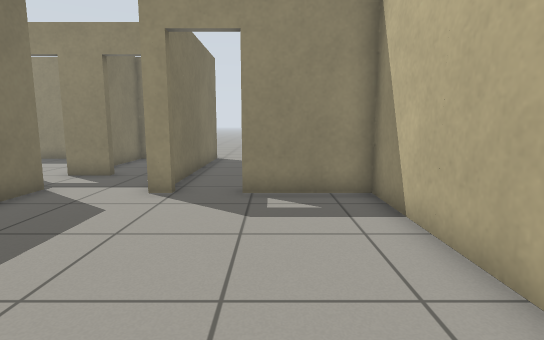
[1] (above)

16 first-person views from a walk through a world built for the Gazebo simulator. The camera is 0.87 m above the floor, tilts 8° down and sees 80° across. The floor is counted in squares, 0.5 m on a side. Each view is taken from the middle of a square. On the plan, view 1 faces up. The plan holds only what a view shows up to about 16 squares ahead; the rest is blank.

[2]
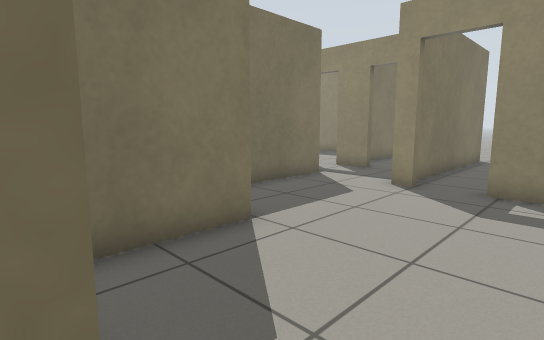

[3]
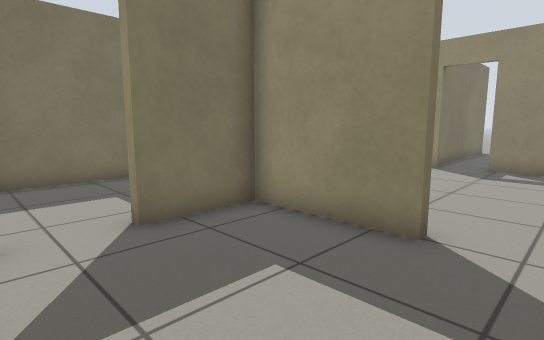

[4]
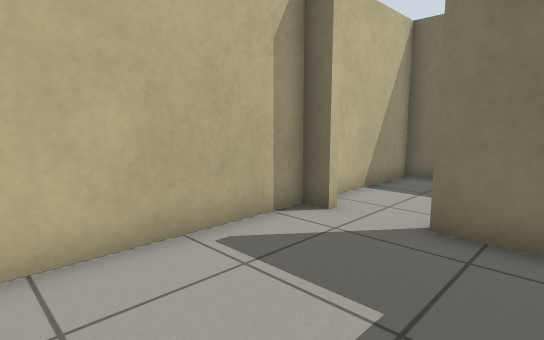

[5]
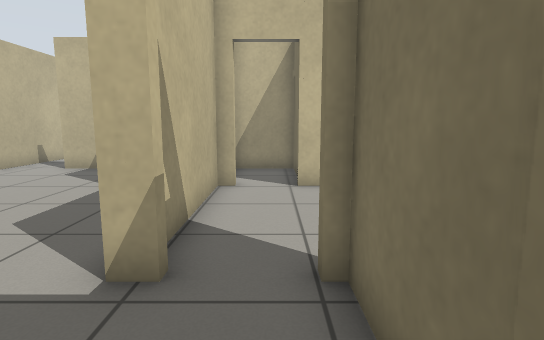

[6]
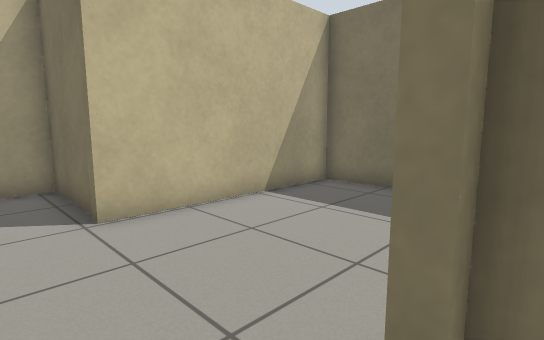

[7]
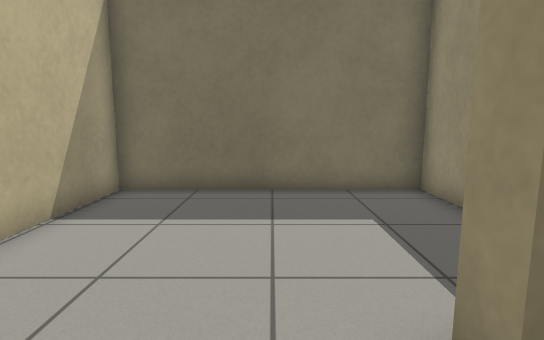

[8]
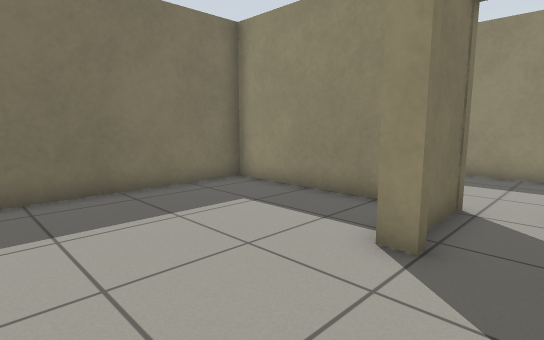

[9]
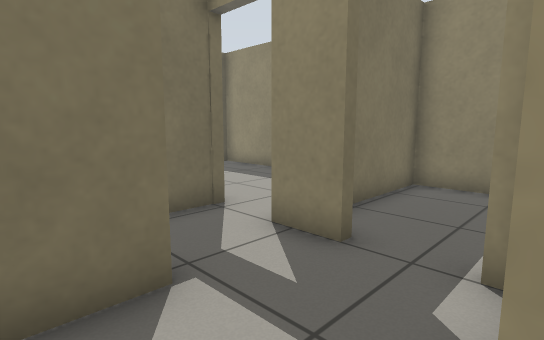

[10]
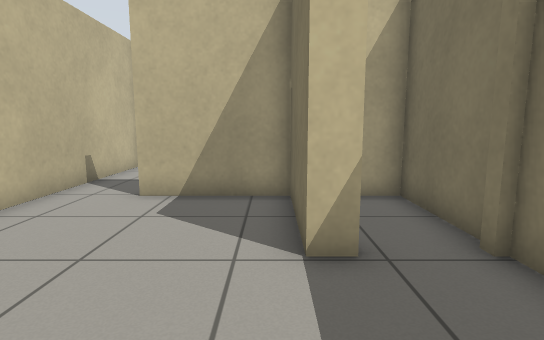

[11]
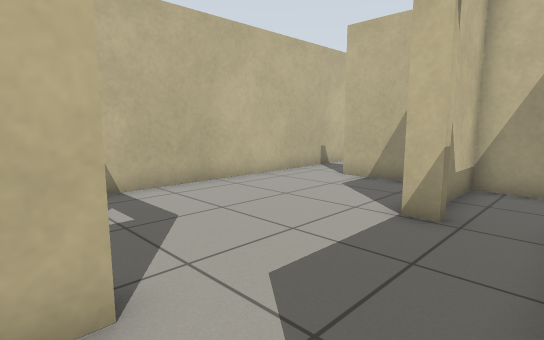

[12]
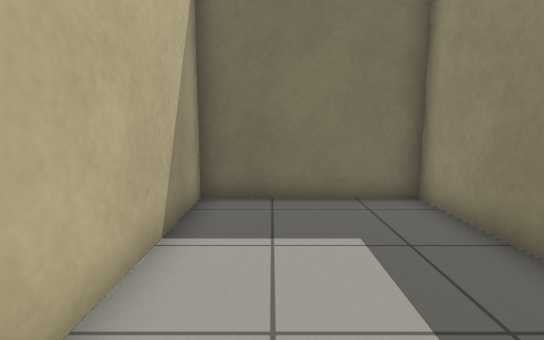

[13]
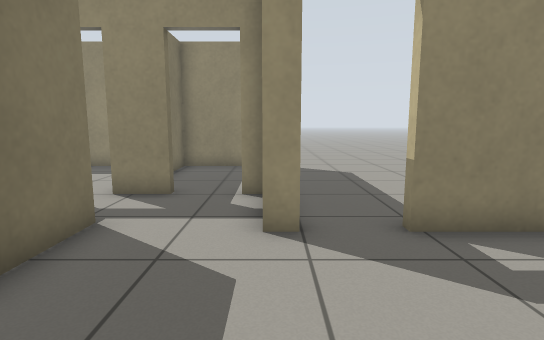

[14]
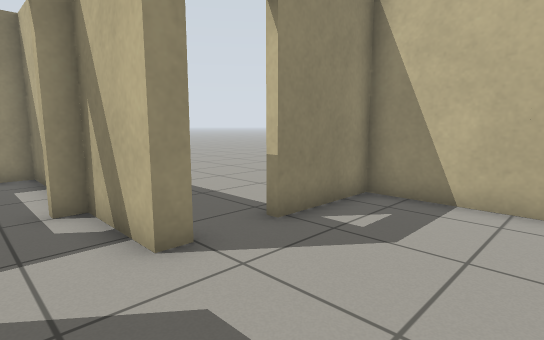

[15]
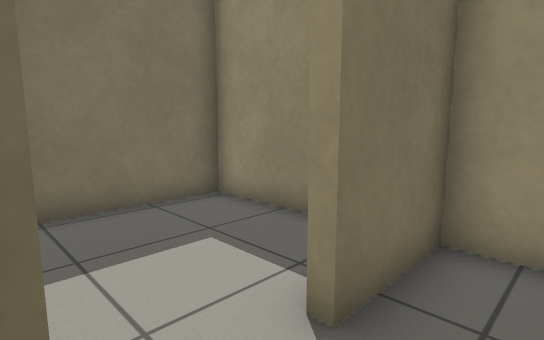

[16]
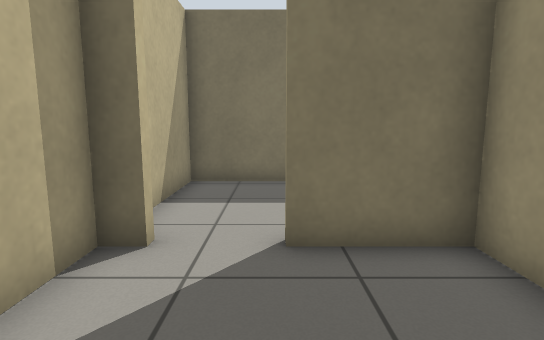

### Floor plan
Points are (right, up) in squares from view 1. A wall is a line through its corners. A room is listed if a view was taken in it or the views show most of it. See-through windows are left out.
Room 1 (views 1, 9, 10, 13, 14)
walls: (-4.1, 2.9) (-3.4, 2.9) (-3.4, -0.8) (0.3, -0.8); (-2.5, 8.1) (-3.2, 8.1); (2.6, -0.4) (2.6, 8.1) (-0.7, 8.1); (-6.1, 8.6) (-6.1, 5.2)
ways out: opening at (1.5, -1) to room 2; opening at (-4.5, 8) to room 4; open door at (-1.5, 8)
Room 2 (views 2, 3, 4, 15, 16)
walls: (0.4, -1.1) (-3.4, -1.1) (-3.4, -3.9); (2.6, -6.4) (2.6, -0.4); (-3.4, -5.8) (-3.4, -6.5) (1.8, -6.5)
ways out: opening at (1.5, -1) to room 1; opening at (-3, -5) to room 6
Room 3 (views 5, 12)
walls: (-8, 16.5) (-15.5, 16.5) (-15.5, 11.3) (-9.7, 11.3)
ways out: open door at (-7.5, 11) to room 4
Room 4 (views 6, 11)
walls: (-5.5, 11) (-7, 11); (-6.9, 8.6) (-6.1, 8.6); (-8.8, 11.4) (-8.8, 8.5); (-3.2, 8.1) (-3.2, 11) (-3.8, 11)
ways out: opening at (-4.5, 8) to room 1; open door at (-7.5, 11) to room 3; open door at (-7.7, 8.3) to room 5; open door at (-4.5, 11) to room 7
Room 5 (views 7, 8)
walls: (-8.5, 8.3) (-9.2, 8.3); (-10.4, 11) (-15.5, 11) (-15.5, 2.9) (-8.8, 2.9); (-7, 2.9) (-6.5, 2.9) (-6.5, 7.5)
ways out: open door at (-7.7, 8.3) to room 4; open door at (-6.5, 3) to room 8
Room 6 (no view inside)
walls: (-3.9, -5.8) (-3.4, -5.8); (-5.9, -1.1) (-8.8, -1.1) (-8.8, -6.5) (-4.7, -6.5)
ways out: opening at (-3, -5) to room 2
Room 7 (no view inside)
walls: (-3.2, 14.8) (-3.2, 16.5) (-6.7, 16.5) (-6.7, 13.1)
ways out: open door at (-4.5, 11) to room 4
Room 8 (no view inside)
walls: (-8.8, 2.9) (-8.8, -0.8) (-6.5, -0.8)
ways out: open door at (-6.5, 3) to room 5
Room 9 (no view inside)
walls: (-6.1, 2.4) (-6.1, -0.8) (-3.8, -0.8) (-3.8, 1.3)

Where each view was taken, in squares from view 1:
view 1: 0 up, 0 right, facing up
view 2: 1 down, 1 right, facing up-left
view 3: 6 down, 2 right, facing up-left
view 4: 2 down, 2 right, facing down-left
view 5: 12 up, 8 left, facing down
view 6: 9 up, 7 left, facing down-left
view 7: 7 up, 7 left, facing left
view 8: 4 up, 7 left, facing up-left
view 9: 7 up, 3 left, facing up-left
view 10: 7 up, 3 left, facing down
view 11: 9 up, 6 left, facing down-right
view 12: 13 up, 8 left, facing left
view 13: 3 up, 3 left, facing up
view 14: 4 up, 5 left, facing up-right
view 15: 6 down, 2 left, facing up-left
view 16: 4 down, 1 right, facing left
